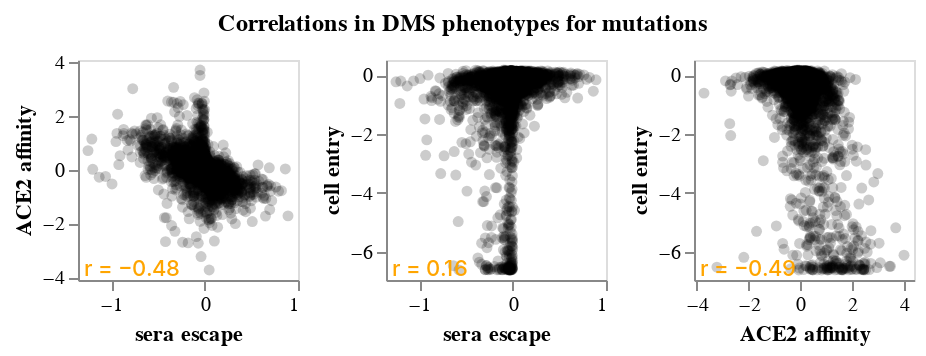

This figure's notebook cell:
### Code cell
mut_scatter_df = (
    dms_summary
    .assign(mutation=lambda x: x["wildtype"] + x["site"].astype(str) + x["mutant"])
    .drop(columns=["wildtype", "site", "mutant", "sequential_site"])
)

mut_selection = alt.selection_point(fields=["mutation"], on="mouseover", empty=False)

only_muts_in_pango = alt.param(
    value=False,
    bind=alt.binding_radio(
        options=[True, False],
        name=f"only mutations in Pango clades descended from {', '.join(starting_clades)}",
    ),
)

mut_scatter_base = (
    alt.Chart(mut_scatter_df)
    .add_params(mut_selection, only_muts_in_pango)
    .transform_calculate(keep_all=alt.expr.if_(only_muts_in_pango, False, True))
    .transform_filter(
        {
            "or": [
                alt.FieldOneOfPredicate(field="mutation", oneOf=pango_muts_or_rev),
                alt.datum["keep_all"],
            ]
        }
    )
    .properties(width=110, height=110)
)

mut_scatter_charts = []
for pheno1, pheno2 in itertools.combinations(phenotypes, 2):
    pheno_mut_scatter_chart = (
        mut_scatter_base
        .encode(
            x=alt.X(
                pheno1,
                scale=alt.Scale(nice=False, padding=5),
            ),
            y=alt.Y(
                pheno2,
                scale=alt.Scale(nice=False, padding=5),
            ),
            tooltip=[
                alt.Tooltip(
                    c,
                    format=".2f" if mut_scatter_df[c].dtype == float else {},
                )
                for c in mut_scatter_df.columns
            ],
            opacity=alt.condition(mut_selection, alt.value(1), alt.value(0.2)),
            size=alt.condition(mut_selection, alt.value(60), alt.value(30)),
            strokeWidth=alt.condition(mut_selection, alt.value(2), alt.value(0)),
        )
        .mark_circle(stroke="red", color="black")
    )
    pheno_mut_r = (
        mut_scatter_base
        .transform_regression(pheno1, pheno2, params=True)
        .transform_calculate(
            r=alt.expr.if_(
                alt.datum["coef"][1] >= 0,
                alt.expr.sqrt(alt.datum["rSquared"]),
                -alt.expr.sqrt(alt.datum["rSquared"]),
            ),
            label='"r = " + format(datum.r, ".2f")',
        )
        .mark_text(align="left", color="orange", fontWeight=500, fontSize=11, opacity=1)
        .encode(
            x=alt.value(3),
            y=alt.value(105),
            text=alt.Text("label:N"),
        )
    )
    mut_scatter_charts.append(pheno_mut_scatter_chart + pheno_mut_r)

mut_scatter_chart = (
    alt.hconcat(*mut_scatter_charts, spacing=9)
    .configure_axis(grid=False)
    .properties(        
        title=alt.TitleParams(
            "Correlations in DMS phenotypes for mutations",
            anchor="middle",
            fontSize=12,
            dy=-3,
        ),
    )    
)

mut_scatter_chart

### Figure 1 — Vega-Lite specification as saved in the notebook (floating-point values rounded to 4 significant figures; data arrays with more than 128 entries replaced by an {"elided": "..."} marker saying what was removed)
{"config": {"view": {"continuousWidth": 300, "continuousHeight": 300}, "axis": {"grid": false}}, "hconcat": [{"layer": [{"mark": {"type": "circle", "color": "black", "stroke": "red"}, "encoding": {"opacity": {"condition": {"param": "param_2", "value": 1, "empty": false}, "value": 0.2}, "size": {"condition": {"param": "param_2", "value": 60, "empty": false}, "value": 30}, "strokeWidth": {"condition": {"param": "param_2", "value": 2, "empty": false}, "value": 0}, "tooltip": [{"field": "sera escape", "format": ".2f", "type": "quantitative"}, {"field": "cell entry", "format": ".2f", "type": "quantitative"}, {"field": "ACE2 affinity", "format": ".2f", "type": "quantitative"}, {"field": "region", "format": {}, "type": "nominal"}, {"field": "mutation", "format": {}, "type": "nominal"}], "x": {"field": "sera escape", "scale": {"nice": false, "padding": 5}, "type": "quantitative"}, "y": {"field": "ACE2 affinity", "scale": {"nice": false, "padding": 5}, "type": "quantitative"}}, "name": "view_7", "transform": [{"calculate": "if(param_3,false,true)", "as": "keep_all"}, {"filter": {"or": [{"field": "mutation", "oneOf": {"elided": "488 str values"}}, "datum['keep_all']"]}}]}, {"mark": {"type": "text", "align": "left", "color": "orange", "fontSize": 11, "fontWeight": 500, "opacity": 1}, "encoding": {"text": {"field": "label", "type": "nominal"}, "x": {"value": 3}, "y": {"value": 105}}, "transform": [{"calculate": "if(param_3,false,true)", "as": "keep_all"}, {"filter": {"or": [{"field": "mutation", "oneOf": {"elided": "488 str values"}}, "datum['keep_all']"]}}, {"on": "sera escape", "regression": "ACE2 affinity", "params": true}, {"calculate": "if((datum['coef'][1] >= 0),sqrt(datum['rSquared']),(-sqrt(datum['rSquared'])))", "as": "r"}, {"calculate": "\"r = \" + format(datum.r, \".2f\")", "as": "label"}]}], "height": 110, "width": 110}, {"layer": [{"mark": {"type": "circle", "color": "black", "stroke": "red"}, "encoding": {"opacity": {"condition": {"param": "param_2", "value": 1, "empty": false}, "value": 0.2}, "size": {"condition": {"param": "param_2", "value": 60, "empty": false}, "value": 30}, "strokeWidth": {"condition": {"param": "param_2", "value": 2, "empty": false}, "value": 0}, "tooltip": [{"field": "sera escape", "format": ".2f", "type": "quantitative"}, {"field": "cell entry", "format": ".2f", "type": "quantitative"}, {"field": "ACE2 affinity", "format": ".2f", "type": "quantitative"}, {"field": "region", "format": {}, "type": "nominal"}, {"field": "mutation", "format": {}, "type": "nominal"}], "x": {"field": "sera escape", "scale": {"nice": false, "padding": 5}, "type": "quantitative"}, "y": {"field": "cell entry", "scale": {"nice": false, "padding": 5}, "type": "quantitative"}}, "name": "view_8", "transform": [{"calculate": "if(param_3,false,true)", "as": "keep_all"}, {"filter": {"or": [{"field": "mutation", "oneOf": {"elided": "488 str values"}}, "datum['keep_all']"]}}]}, {"mark": {"type": "text", "align": "left", "color": "orange", "fontSize": 11, "fontWeight": 500, "opacity": 1}, "encoding": {"text": {"field": "label", "type": "nominal"}, "x": {"value": 3}, "y": {"value": 105}}, "transform": [{"calculate": "if(param_3,false,true)", "as": "keep_all"}, {"filter": {"or": [{"field": "mutation", "oneOf": {"elided": "488 str values"}}, "datum['keep_all']"]}}, {"on": "sera escape", "regression": "cell entry", "params": true}, {"calculate": "if((datum['coef'][1] >= 0),sqrt(datum['rSquared']),(-sqrt(datum['rSquared'])))", "as": "r"}, {"calculate": "\"r = \" + format(datum.r, \".2f\")", "as": "label"}]}], "height": 110, "width": 110}, {"layer": [{"mark": {"type": "circle", "color": "black", "stroke": "red"}, "encoding": {"opacity": {"condition": {"param": "param_2", "value": 1, "empty": false}, "value": 0.2}, "size": {"condition": {"param": "param_2", "value": 60, "empty": false}, "value": 30}, "strokeWidth": {"condition": {"param": "param_2", "value": 2, "empty": false}, "value": 0}, "tooltip": [{"field": "sera escape", "format": ".2f", "type": "quantitative"}, {"field": "cell entry", "format": ".2f", "type": "quantitative"}, {"field": "ACE2 affinity", "format": ".2f", "type": "quantitative"}, {"field": "region", "format": {}, "type": "nominal"}, {"field": "mutation", "format": {}, "type": "nominal"}], "x": {"field": "ACE2 affinity", "scale": {"nice": false, "padding": 5}, "type": "quantitative"}, "y": {"field": "cell entry", "scale": {"nice": false, "padding": 5}, "type": "quantitative"}}, "name": "view_9", "transform": [{"calculate": "if(param_3,false,true)", "as": "keep_all"}, {"filter": {"or": [{"field": "mutation", "oneOf": {"elided": "488 str values"}}, "datum['keep_all']"]}}]}, {"mark": {"type": "text", "align": "left", "color": "orange", "fontSize": 11, "fontWeight": 500, "opacity": 1}, "encoding": {"text": {"field": "label", "type": "nominal"}, "x": {"value": 3}, "y": {"value": 105}}, "transform": [{"calculate": "if(param_3,false,true)", "as": "keep_all"}, {"filter": {"or": [{"field": "mutation", "oneOf": {"elided": "488 str values"}}, "datum['keep_all']"]}}, {"on": "ACE2 affinity", "regression": "cell entry", "params": true}, {"calculate": "if((datum['coef'][1] >= 0),sqrt(datum['rSquared']),(-sqrt(datum['rSquared'])))", "as": "r"}, {"calculate": "\"r = \" + format(datum.r, \".2f\")", "as": "label"}]}], "height": 110, "width": 110}], "data": {"name": "data-ae010df9a777333f22e05fe1107c4e8d"}, "params": [{"name": "param_2", "select": {"type": "point", "fields": ["mutation"], "on": "mouseover"}, "views": ["view_7", "view_8", "view_9"]}, {"name": "param_3", "bind": {"input": "radio", "options": [true, false], "name": "only mutations in Pango clades descended from XBB"}, "value": false}], "spacing": 9, "title": {"text": "Correlations in DMS phenotypes for mutations", "anchor": "middle", "dy": -3, "fontSize": 12}, "$schema": "https://vega.github.io/schema/vega-lite/v5.15.1.json", "datasets": {"data-ae010df9a777333f22e05fe1107c4e8d": {"elided": "8444 records"}}}
